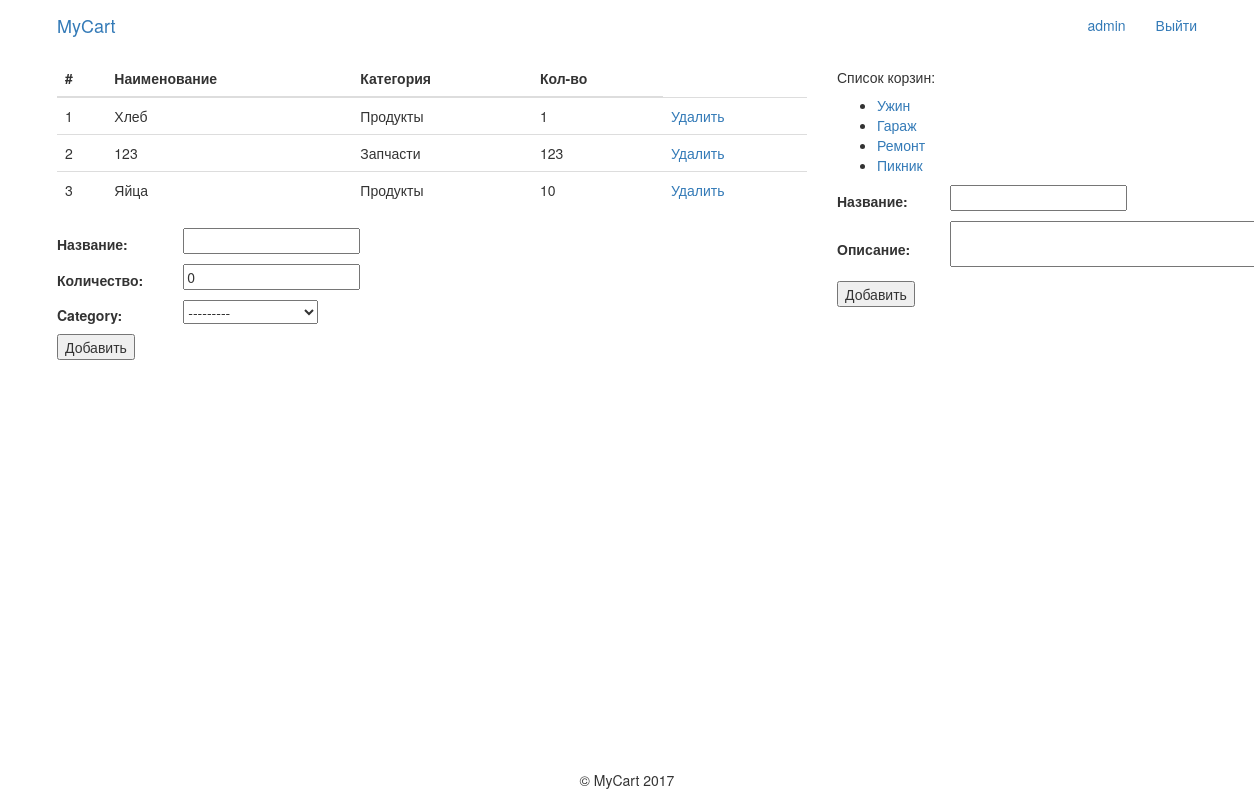
The page / (signed in) on the database its author committed.
### cartApp/models.py (models this page shows, shortened)
class Product(models.Model):
    name = models.CharField(verbose_name=u'название', max_length=32)
    count = models.PositiveIntegerField(verbose_name=u'количество', default=0)
    category = models.ForeignKey(Category, blank=True, null=True, on_delete=models.SET_NULL)
    cart = models.ForeignKey(Cart, blank=True, null=True, on_delete=models.SET_NULL)

class Category(models.Model):
    name = models.CharField(verbose_name=u'название', max_length=32, unique=True)
    def __str__(self):
        return self.name

class Cart(models.Model):
    name = models.CharField(verbose_name=u'название', max_length=32)
    description = models.TextField(verbose_name=u'описание', blank=True)
    user = models.ForeignKey(User, blank=True, null=True, on_delete=models.SET_NULL)

### cartApp/views.py (the view)
# urls.py: url(r'^$', main),
def main(request, cart_id=0):
    if request.user.is_authenticated:
        carts = Cart.objects.filter(user=request.user.id)
        product_form = UserProductForm()
        cart_form = UserCartForm()
        if cart_id:
            products = list(Product.objects.filter(cart=cart_id).values())
            for i in range(0, len(products)):
                products[i]['n'] = i + 1
                products[i]['category'] = Category.objects.get(id=products[i]['category_id']).name
            return render(request, 'index_test.html', {'carts': carts, 'products': products,
                                                       'product_form': product_form, 'cart_form': cart_form,
                                                       "cart_id": cart_id})
        else:
            try:
                products = list(Product.objects.filter(cart=carts[0].id).values())
                for i in range(0, len(products)):
                    products[i]['n'] = i + 1
                    products[i]['category'] = Category.objects.get(id=products[i]['category_id']).name
                return render(request, 'index_test.html', {'carts': carts, 'products': products,
                                                           'product_form': product_form, 'cart_form': cart_form,
                                                           "cart_id": carts[0].id})
            except:
                error = 'Сначала добавьте корзину'
                return render(request, 'index_test.html', {'product_form': product_form, 'cart_form': cart_form,
                                                           'error': error})
    else:
        return render(request, 'index.html')

### cartApp/forms.py
class UserProductForm(forms.ModelForm):
    class Meta:
        model = Product
        exclude = ['cart']

class UserCartForm(forms.ModelForm):
    class Meta:
        model = Cart
        fields = ('name', 'description')
        widgets = {
            'description': forms.Textarea(attrs={'rows': 2})
        }

### templates/index_test.html (shortened to what this page needs)
{% extends "base.html" %}
{% block content %}
<div class="container">
    <div class="row">
        <div class="col-md-8">
            <div class="table-responsive">
                {% if error %}
                <h2> {{ error }}</h2>
                {% else %}
                <table class="table">
                    <thead>
                    <tr>
                        <th>#</th>
                        <th>Наименование</th>
                        <th>Категория</th>
                        <th>Кол-во</th>
                    </tr>
                    </thead>
                    <tbody>
                    {% for product in products %}
                    <tr>
                        <td>{{ product.n }}</td>
                        <td>{{ product.name }}</td>
                        <td>{{ product.category }}</td>
                        <td>{{ product.count }}</td>
                        <td><a href="/product/delete/{{ product.id }}">Удалить</a></td>
                    </tr>
                    {% endfor %}
                    </tbody>
                </table>
                {% endif %}
            </div>
            <form action="/product/create/{{ cart_id }}" role="form" method="post" class="add-to-cart form-inline">
                <table>
                    {% for field in product_form %}
                    <tr>
                        <td>
                            {{ field.label_tag }}
                        </td>
                        <td>
                            <div>
                                <ul>
                                    {{ field }}
                                </ul>
                            </div>
                        </td>
                    </tr>
                    {% endfor %}
                </table>
                <input type="submit" value="Добавить">
            </form>
        </div>
        <div class="cart_list col-md-4">
            <h5>Список корзин:</h5>
            <ul>
                {% for cart in carts %}
                <li><a href="/cart/{{ cart.id }}">{{ cart.name }}</a></li>
                {% endfor %}
            </ul>
            <form action="/cart/create/" role="form" method="post" class="form-inline">
                <table>
                    {% for field in cart_form %}
                    <tr>
                        <td>
                            {{ field.label_tag }}
                        </td>
                        <td>
                            <div>
                                <ul>
                                    {{ field }}
                                </ul>
                            </div>
                        </td>
                    </tr>
                    {% endfor %}
                </table>
                <input type="submit" value="Добавить">
            </form>
        </div>
    </div>
</div>
{% endblock %}

### templates/base.html (shortened to what this page needs)
<!doctype html>
<html lang="ru">
<head>
    <link rel="stylesheet" href="/static/css/theme.css">
    <link href="/static/css/bootstrap.min.css" rel="stylesheet">
</head>
<body>
<nav class="navbar navbar-fixed-top" role="navigation">
    <div class="container">
        <div class="navbar-header">
            <a class="navbar-brand" href="/">MyCart</a>
        </div>
        <div class="collapse navbar-collapse" id="menu" style="background: white">
            <ul class="nav navbar-nav navbar-right">
                {% if not user.is_authenticated %}
                <li>
                    <form method="post" action="/user/login/" class="navbar-form navbar-right" role="form">
                        {% csrf_token %}
                        <div class="form-group">
                            <input type="text" name="login" value='{{ username }}' class="form-control"
                                   placeholder="Логин">
                            <input type="password" name="password" class="form-control" placeholder="Пароль">
                        </div>
                        <button type="submit" class="btn btn-default">Войти</button>
                    </form>
                </li>
                <li>
                    <a href="/user/registration/">Регистрация</a>
                </li>
                {% else %}
                <li style="text-align: right;"><a href="#">{{ user.username }}</a></li>
                <li style="text-align: right;"><a href="/user/logout/">Выйти</a></li>
                {% endif %}
            </ul>
        </div>
    </div>
</nav>
{% block content %}
{% endblock %}
<div class="footer">
    <p>&copy MyCart 2017</p>
</div>
</body>
</html>

### static/css/theme.css (style rules this page uses)
html { position: relative; min-height: 100%; }
body { margin-bottom: 60px; padding-top: 60px; }
.footer { text-align: center; position: absolute; bottom: 0; width: 100%; }

### rows shown on the page
Product: n "1", name "Хлеб", category "Продукты", count "1"
Product: n "2", name "123", category "Запчасти", count "123"
Product: n "3", name "Яйца", category "Продукты", count "10"
Cart: name "Ужин"
Cart: name "Гараж"
Cart: name "Ремонт"
Cart: name "Пикник"

### other values the page prints
{{ user.username }} "admin"
{{ field.label_tag }} "Название:" "Количество:" "Category:"
{{ field.label_tag }} "Название:" "Описание:"
